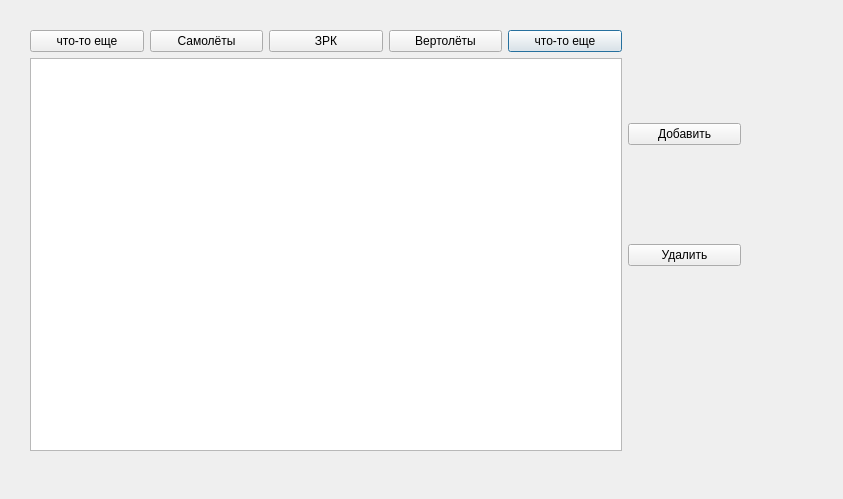
<?xml version="1.0" encoding="UTF-8"?>
<ui version="4.0">
 <class>DataWindow</class>
 <widget class="QDialog" name="DataWindow">
  <property name="geometry">
   <rect>
    <x>0</x>
    <y>0</y>
    <width>843</width>
    <height>499</height>
   </rect>
  </property>
  <property name="windowTitle">
   <string>Dialog</string>
  </property>
  <widget class="QWidget" name="layoutWidget">
   <property name="geometry">
    <rect>
     <x>30</x>
     <y>30</y>
     <width>711</width>
     <height>421</height>
    </rect>
   </property>
   <layout class="QGridLayout" name="gridLayout">
    <item row="2" column="4">
     <widget class="QPushButton" name="pushButton_2">
      <property name="text">
       <string>что-то еще</string>
      </property>
     </widget>
    </item>
    <item row="2" column="2">
     <widget class="QPushButton" name="zrkButton">
      <property name="text">
       <string>ЗРК</string>
      </property>
     </widget>
    </item>
    <item row="2" column="5" rowspan="2">
     <widget class="QPushButton" name="addButton">
      <property name="text">
       <string>Добавить</string>
      </property>
     </widget>
    </item>
    <item row="3" column="0" rowspan="3" colspan="5">
     <widget class="QTableView" name="tableView"/>
    </item>
    <item row="4" column="5">
     <widget class="QPushButton" name="deleteButton">
      <property name="text">
       <string>Удалить</string>
      </property>
     </widget>
    </item>
    <item row="2" column="3">
     <widget class="QPushButton" name="pushButton_5">
      <property name="text">
       <string>Вертолёты</string>
      </property>
     </widget>
    </item>
    <item row="2" column="1">
     <widget class="QPushButton" name="planeButton">
      <property name="text">
       <string>Самолёты</string>
      </property>
     </widget>
    </item>
    <item row="2" column="0">
     <widget class="QPushButton" name="pushButton_7">
      <property name="text">
       <string>что-то еще</string>
      </property>
     </widget>
    </item>
   </layout>
  </widget>
 </widget>
 <resources/>
 <connections/>
</ui>
